Frame 1 (no input): blank canvas, image omitted
Frame 60 (the mouse pressed at the canvas centre just before this capture): blank canvas, image omitted
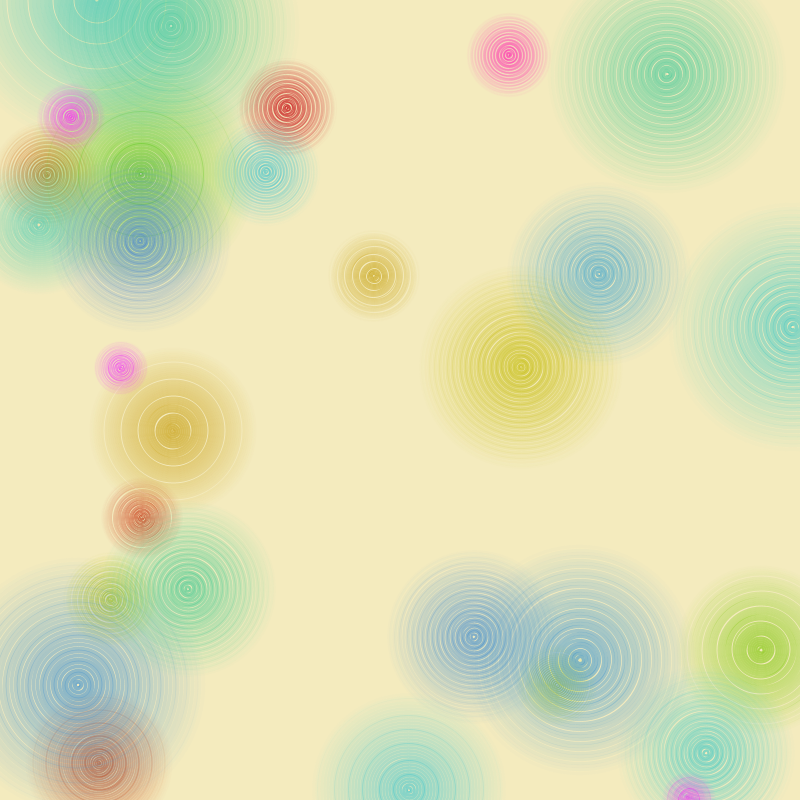
Frame 120 (the mouse held since frame 60 and released just before this capture)

The Processing sketch whose frames 1 and 60 were blank and that drew this single picture after the mouse press (run headless with seeded random() and noise(); from frame 60 on, the mouse is pressed at the canvas centre):

// Processing sketch: processing_86289
// ── processing_86289.pde


void setup(){
   size(800,800);
 background(244,235,190);
  colorMode(HSB,360,100,100,100);

 smooth();

}



void draw(){
  if(mousePressed){
    colorMode(RGB,255,255,255);
    background(244,235,190);
   colorMode(HSB,360,100,100,100);
     for(int i = 0; i<=10; i++){
           int x = (int)random(800);
           int y = (int)random(800);
           float d = random (80,250);
           float s = d/80;
           int h= (int)random(0,100);
                  for (int t=0; t<=80; t+=2){
                      noFill();
                      strokeWeight(s);
                      stroke(h,80,80,t);
                      ellipse(x,y,d,d);
                      d-=2*s;
                              }
                                }
                                
        for(int i = 0; i<=13; i++){
           int x = (int)random(800);
           int y = (int)random(800);
           float d = random (100,300);
           float s = d/70;
           int h= (int)random(150,220);
                  for (int t=0; t<=70; t+=2){
                      noFill();
                      strokeWeight(s);
                      stroke(h,60,80,t);
                      ellipse(x,y,d,d);
                      d-=2*s;
                              }
                                }
                                
          for(int i = 0; i<=3; i++){
           int x = (int)random(800);
           int y = (int)random(800);
           float d = random (50,100);
           float s = d/60;
           int h= (int)random(250,330);
                  for (int t=0; t<=60; t+=2){
                      noFill();
                      strokeWeight(s);
                      stroke(h,90,100,t);
                      ellipse(x,y,d,d);
                      d-=2*s;
                              }
                }
  }
}
